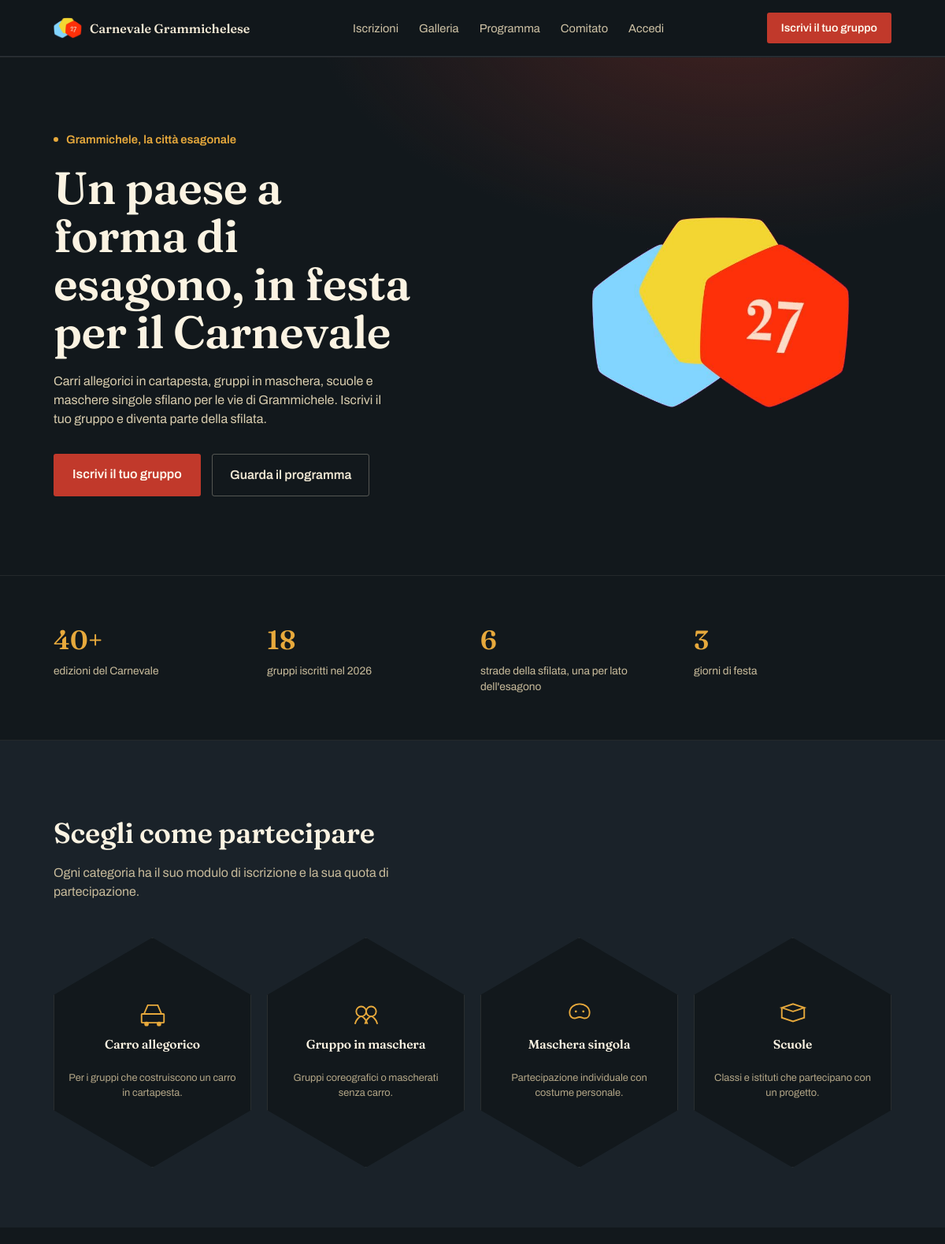
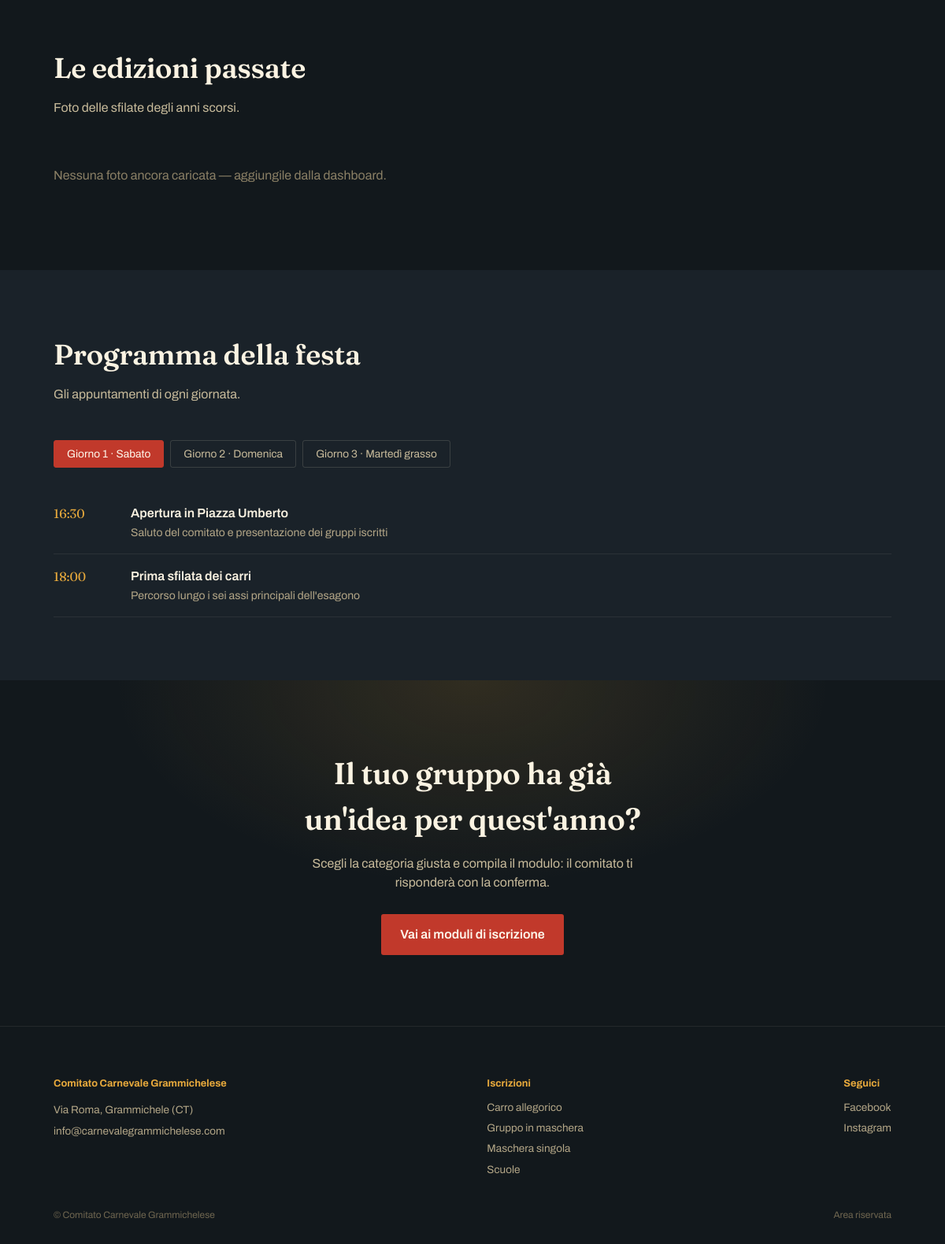
The page / on the database its author committed (2 pictures, top to bottom).
### tables this page shows
CREATE TABLE contenuti (
    chiave TEXT PRIMARY KEY,
    valore TEXT
);

CREATE TABLE categorie (
    id INTEGER PRIMARY KEY AUTOINCREMENT,
    slug TEXT UNIQUE NOT NULL,
    nome TEXT NOT NULL,
    descrizione TEXT,
    regolamento TEXT,
    prezzo_quota REAL DEFAULT 0,
    dettagli_label TEXT DEFAULT 'Note aggiuntive',
    icona TEXT DEFAULT 'carro',
    ordine INTEGER DEFAULT 0
);

CREATE TABLE programma (
    id INTEGER PRIMARY KEY AUTOINCREMENT,
    giorno_label TEXT NOT NULL,
    giorno_ordine INTEGER DEFAULT 0,
    orario TEXT,
    titolo TEXT,
    descrizione TEXT,
    ordine INTEGER DEFAULT 0
);

### app.py (the view)
@app.route("/")
def home():
    db = get_db()
    contenuti = get_contenuti(db)
    categorie = db.execute("SELECT * FROM categorie ORDER BY ordine").fetchall()
    galleria = db.execute("SELECT * FROM galleria ORDER BY ordine").fetchall()
    programma = get_programma_raggruppato(db)
    return render_template(
        "index.html", c=contenuti, categorie=categorie, galleria=galleria, programma=programma
    )

### app.py (called while the page is built)
@app.before_request
def csrf_protect():
    if request.method == "POST" and not app.config.get("TESTING"):
        token_sessione = session.get("_csrf_token")
        token_form = request.form.get("_csrf_token")
        if not token_sessione or not token_form or not secrets.compare_digest(token_sessione, token_form):
            abort(400, description="Richiesta non valida (token di sicurezza mancante o scaduto). Ricarica la pagina e riprova.")

def get_db():
    if "db" not in g:
        g.db = sqlite3.connect(DB_PATH)
        g.db.row_factory = sqlite3.Row
        g.db.execute("PRAGMA foreign_keys = ON")
    return g.db

def get_contenuti(db):
    rows = db.execute("SELECT chiave, valore FROM contenuti").fetchall()
    return {r["chiave"]: r["valore"] for r in rows}

def get_programma_raggruppato(db):
    rows = db.execute("SELECT * FROM programma ORDER BY giorno_ordine, ordine").fetchall()
    giorni = {}
    for r in rows:
        giorni.setdefault(r["giorno_label"], []).append(r)
    return giorni

@app.context_processor
def inject_globals():
    db = get_db()
    categorie = db.execute("SELECT * FROM categorie ORDER BY ordine").fetchall()
    utente_corrente = None
    if session.get("utente_id"):
        utente_corrente = db.execute(
            "SELECT * FROM utenti WHERE id = ?", (session["utente_id"],)
        ).fetchone()
    contenuti_globali = get_contenuti(db)
    return dict(categorie=categorie, utente_corrente=utente_corrente, c=contenuti_globali)

### templates/index.html (shortened to what this page needs)
{% extends "base.html" %}
{% block content %}
<section class="hero">
  <div class="wrap hero-inner">
    <div>
      <div class="eyebrow"><span class="dot"></span>{{ c.hero_eyebrow }}</div>
      <h1 class="hero-title">{{ c.hero_titolo }}</h1>
      <p class="hero-sub">{{ c.hero_sottotitolo }}</p>
      <div class="hero-ctas">
        <a href="#categorie" class="btn-primary">Iscrivi il tuo gruppo</a>
        <a href="#programma" class="btn-ghost">Guarda il programma</a>
      </div>
    </div>
    <div class="hero-visual">
      <img src="{{ url_for('static', filename='img/logo.png') }}" alt="Logo Carnevale Grammichelese" onerror="this.style.display='none'">
    </div>
  </div>
</section>
<section class="numeri">
  <div class="wrap numeri-row">
    <div><div class="num-val">{{ c.num_1_valore }}</div><div class="num-label">{{ c.num_1_label }}</div></div>
    <div><div class="num-val">{{ c.num_2_valore }}</div><div class="num-label">{{ c.num_2_label }}</div></div>
    <div><div class="num-val">{{ c.num_3_valore }}</div><div class="num-label">{{ c.num_3_label }}</div></div>
    <div><div class="num-val">{{ c.num_4_valore }}</div><div class="num-label">{{ c.num_4_label }}</div></div>
  </div>
</section>
<section class="categorie" id="categorie">
  <div class="wrap">
    <div class="section-head">
      <h2>Scegli come partecipare</h2>
      <p>Ogni categoria ha il suo modulo di iscrizione e la sua quota di partecipazione.</p>
    </div>
    <div class="hex-grid">
      {% for cat in categorie %}
      <a class="hex-card" href="{{ url_for('account_nuovo_gruppo', slug=cat.slug) }}">
        {% if cat.icona == 'carro' %}
        <svg viewBox="0 0 48 48"><rect x="6" y="24" width="36" height="14" rx="1" fill="none" stroke="#e7a93c" stroke-width="2.4"/><circle cx="14" cy="40" r="3.6" fill="#e7a93c"/><circle cx="34" cy="40" r="3.6" fill="#e7a93c"/><path d="M10 24 L16 10 H32 L38 24" fill="none" stroke="#e7a93c" stroke-width="2.4"/></svg>
        {% elif cat.icona == 'gruppo' %}
        <svg viewBox="0 0 48 48"><circle cx="16" cy="20" r="8" fill="none" stroke="#e7a93c" stroke-width="2.4"/><circle cx="32" cy="20" r="8" fill="none" stroke="#e7a93c" stroke-width="2.4"/><path d="M6 40c2-8 8-12 10-12s8 4 10 12" fill="none" stroke="#e7a93c" stroke-width="2.4"/><path d="M22 40c2-8 8-12 10-12s8 4 10 12" fill="none" stroke="#e7a93c" stroke-width="2.4"/></svg>
        {% elif cat.icona == 'maschera' %}
        <svg viewBox="0 0 48 48"><path d="M8 22c0-9 8-14 16-14s16 5 16 14c0 6-4 9-8 9-3 0-4-2-8-2s-5 2-8 2c-4 0-8-3-8-9z" fill="none" stroke="#e7a93c" stroke-width="2.4"/><circle cx="18" cy="20" r="1.8" fill="#e7a93c"/><circle cx="30" cy="20" r="1.8" fill="#e7a93c"/></svg>
        {% else %}
        <svg viewBox="0 0 48 48"><path d="M6 14l18-6 18 6-18 6-18-6z" fill="none" stroke="#e7a93c" stroke-width="2.4"/><path d="M6 14v16l18 6 18-6V14" fill="none" stroke="#e7a93c" stroke-width="2.4"/></svg>
        {% endif %}
        <h3>{{ cat.nome }}</h3>
        <p>{{ cat.descrizione }}</p>
      </a>
      {% endfor %}
    </div>
  </div>
</section>
<section class="sfilata" id="sfilata">
  <div class="wrap">
    <div class="section-head">
      <h2>Le edizioni passate</h2>
      <p>Foto delle sfilate degli anni scorsi.</p>
    </div>
    <div class="sfilata-row">
      {% for img in galleria %}
      <div class="sfilata-card">
        <img src="{{ url_for('static', filename='img/galleria/' ~ img.immagine_filename) }}" alt="{{ img.didascalia }}">
        {% if img.didascalia %}<span>{{ img.didascalia }}</span>{% endif %}
      </div>
      {% else %}
      <p style="color:#8a7f65;">Nessuna foto ancora caricata — aggiungile dalla dashboard.</p>
      {% endfor %}
    </div>
  </div>
</section>
<section class="programma" id="programma">
  <div class="wrap">
    <div class="section-head">
      <h2>Programma della festa</h2>
      <p>Gli appuntamenti di ogni giornata.</p>
    </div>
    {% if programma %}
    <div class="tabs">
      {% for giorno_label in programma.keys() %}
      <button class="tab-btn {{ 'active' if loop.first else '' }}" data-day="{{ loop.index }}">{{ giorno_label }}</button>
      {% endfor %}
    </div>
    {% for giorno_label, eventi in programma.items() %}
    <div class="day-panel {{ 'active' if loop.first else '' }}" data-day="{{ loop.index }}">
      {% for ev in eventi %}
      <div class="event-row">
        <div class="event-time">{{ ev.orario }}</div>
        <div>
          <div class="event-title">{{ ev.titolo }}</div>
          <div class="event-desc">{{ ev.descrizione }}</div>
        </div>
      </div>
      {% endfor %}
    </div>
    {% endfor %}
    {% else %}
    <p style="color:#8a7f65;">Programma non ancora pubblicato.</p>
    {% endif %}
  </div>
</section>
<section class="cta-final">
  <div class="wrap">
    <h2>Il tuo gruppo ha già un'idea per quest'anno?</h2>
    <p>Scegli la categoria giusta e compila il modulo: il comitato ti risponderà con la conferma.</p>
    <a href="#categorie" class="btn-primary">Vai ai moduli di iscrizione</a>
  </div>
</section>
{% endblock %}

### templates/base.html (shortened to what this page needs)
<!DOCTYPE html>
<html lang="it">
<head>
<link rel="stylesheet" href="{{ url_for('static', filename='css/style.css') }}">
</head>
<body>
<header class="site">
  <div class="nav-row">
    <a class="brand" href="{{ url_for('home') }}">
      <img src="{{ url_for('static', filename='img/logo.png') }}" alt="Logo Carnevale Grammichelese" onerror="this.style.display='none'">
      <span class="brand-name">Carnevale Grammichelese</span>
    </a>
    <nav class="main"><ul>
      <li><a href="{{ url_for('home') }}#categorie">Iscrizioni</a></li>
      <li><a href="{{ url_for('home') }}#sfilata">Galleria</a></li>
      <li><a href="{{ url_for('home') }}#programma">Programma</a></li>
      <li><a href="{{ url_for('home') }}#contatti">Comitato</a></li>
      {% if utente_corrente %}
      <li><a href="{{ url_for('account') }}">Il mio account</a></li>
      {% else %}
      <li><a href="{{ url_for('accedi') }}">Accedi</a></li>
      {% endif %}
    </ul></nav>
    {% if utente_corrente %}
    <a class="btn-nav" href="{{ url_for('account') }}">Ciao, {{ utente_corrente.nome }}</a>
    {% else %}
    <a class="btn-nav" href="{{ url_for('registrati') }}">Iscrivi il tuo gruppo</a>
    {% endif %}
  </div>
  <div class="mobile-menu" id="cgMobileMenu">
    <ul>
    </ul>
  </div>
</header>
{% block content %}{% endblock %}
<footer class="site" id="contatti">
  <div class="wrap">
    <div class="foot-row">
      <div class="foot-col">
        <h4>Comitato Carnevale Grammichelese</h4>
        <p>{{ c.footer_indirizzo }}</p>
        <a href="mailto:{{ c.footer_email }}">{{ c.footer_email }}</a>
      </div>
      <div class="foot-col">
        <h4>Iscrizioni</h4>
        {% for cat in categorie %}
          <a href="{{ url_for('account_nuovo_gruppo', slug=cat.slug) }}">{{ cat.nome }}</a>
        {% endfor %}
      </div>
      <div class="foot-col">
        <h4>Seguici</h4>
        <a href="{{ c.footer_facebook }}">Facebook</a>
        <a href="{{ c.footer_instagram }}">Instagram</a>
      </div>
    </div>
    <div class="foot-bottom">
      <span>© Comitato Carnevale Grammichelese</span>
      <span><a href="{{ url_for('admin_login') }}" style="color:#6f6650;">Area riservata</a></span>
    </div>
  </div>
</footer>
</body>
</html>

### rows shown on the page
contenuti: hero_eyebrow "Grammichele, la città esagonale"
contenuti: hero_titolo "Un paese a forma di esagono, in festa per il Carnevale"
contenuti: hero_sottotitolo "Carri allegorici in cartapesta, gruppi in maschera, scuole e maschere singole sfilano per le vie di Grammichele. Iscrivi il tuo gruppo e diventa parte della sfilata."
contenuti: num_1_valore "40+"
contenuti: num_1_label "edizioni del Carnevale"
contenuti: num_2_valore "18"
contenuti: num_2_label "gruppi iscritti nel 2026"
contenuti: num_3_label "strade della sfilata, una per lato dell'esagono"
contenuti: num_4_label "giorni di festa"
categorie: icona "carro" (drawn), nome "Carro allegorico", descrizione "Per i gruppi che costruiscono un carro in cartapesta."
categorie: icona "gruppo" (drawn), nome "Gruppo in maschera", descrizione "Gruppi coreografici o mascherati senza carro."
categorie: icona "maschera" (drawn), nome "Maschera singola", descrizione "Partecipazione individuale con costume personale."
categorie: icona "scuola" (drawn), nome "Scuole", descrizione "Classi e istituti che partecipano con un progetto."
programma: giorno_label "Giorno 1 · Sabato", orario "16:30", titolo "Apertura in Piazza Umberto", descrizione "Saluto del comitato e presentazione dei gruppi iscritti"
programma: giorno_label "Giorno 2 · Domenica"
programma: giorno_label "Giorno 3 · Martedì grasso"
programma: orario "18:00", titolo "Prima sfilata dei carri", descrizione "Percorso lungo i sei assi principali dell'esagono"
contenuti: footer_indirizzo "Via Roma, Grammichele (CT)"
contenuti: footer_email "info@carnevalegrammichelese.com"

### other values the page prints
{{ c.num_3_valore }} "6"
{{ c.num_4_valore }} "3"
